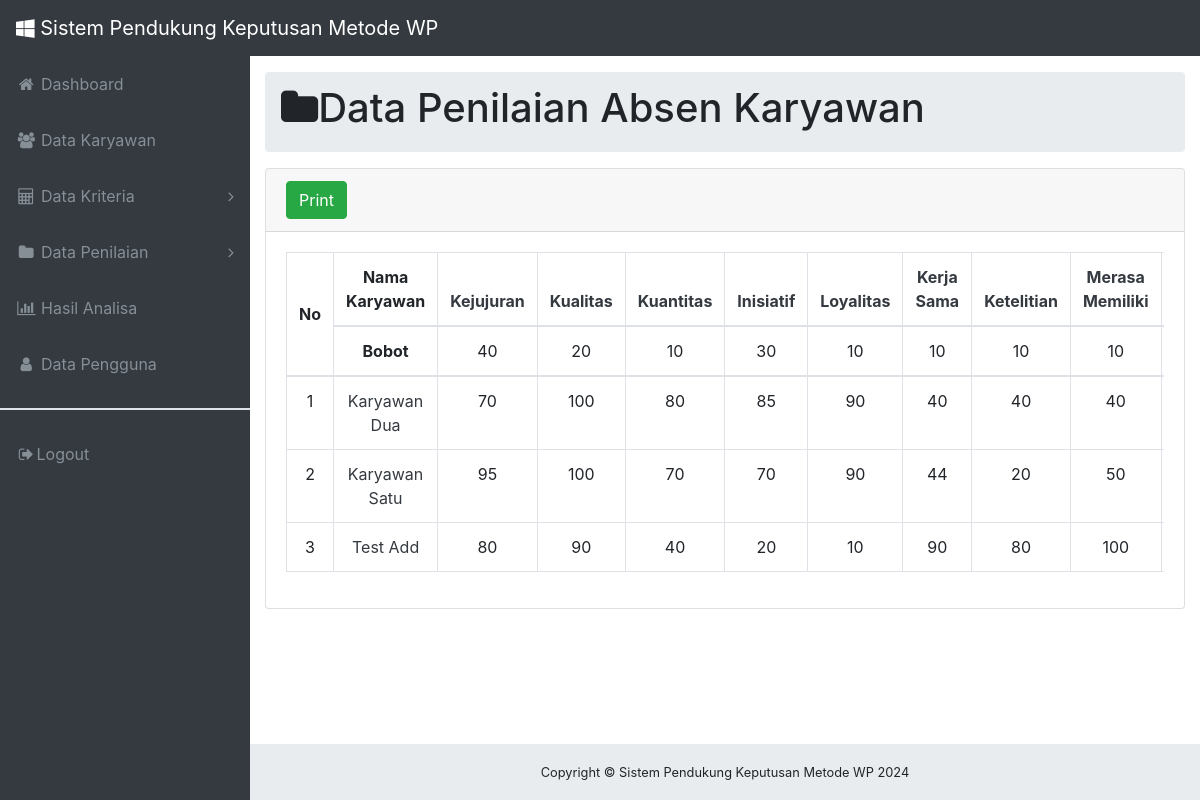
The page /analisa-page-inisiatif.php (signed in) on the database its author committed.
### tables this page shows
CREATE TABLE `kriteria` (
  `kriteria_id` varchar(50) NOT NULL,
  `kj` int(11) NOT NULL,
  `kl` int(11) NOT NULL,
  `kt` int(11) NOT NULL,
  `in` int(11) NOT NULL,
  `ly` int(11) NOT NULL,
  `ks` int(11) NOT NULL,
  `kte` int(11) NOT NULL,
  `mm` int(11) NOT NULL,
  `tj` int(11) NOT NULL,
  `kjin` int(11) NOT NULL
);

CREATE TABLE `perhitungan_absen` (
  `pera_id` varchar(50) NOT NULL,
  `nik` varchar(16) NOT NULL,
  `nama_pera` varchar(100) NOT NULL,
  `kehadiran_pera` int(11) DEFAULT NULL,
  `jabatan_pera` varchar(50) NOT NULL,
  `sd` int(11) DEFAULT NULL,
  `pc` int(11) DEFAULT NULL,
  `dt` int(11) DEFAULT NULL,
  `i` int(11) DEFAULT NULL,
  `s` int(11) DEFAULT NULL,
  `a` int(11) DEFAULT NULL,
  `kj` int(11) DEFAULT 0,
  `kl` int(11) DEFAULT 0,
  `kt` int(11) DEFAULT 0,
  `in` int(11) DEFAULT 0,
  `ly` int(11) DEFAULT 0,
  `ks` int(11) DEFAULT 0,
  `kte` int(11) DEFAULT 0,
  `mm` int(11) NOT NULL DEFAULT 0,
  `tj` int(11) NOT NULL DEFAULT 0,
  `kjin` int(11) NOT NULL DEFAULT 0
);

### analisa-page-inisiatif.php (the view, shortened to what this page needs)
<?php
include('./process/koneksi.php');
include('./componen/header.php')
?>
<!DOCTYPE html>
<html lang="en">
<body class="fixed-nav sticky-footer bg-dark" id="page-top">
   <?php include('./componen/navbar.php') ?>
   <div class="content-wrapper">
      <div class="container-fluid">
         <ol class="breadcrumb">
            <h1><i class="fa fa-folder" aria-hidden="true"> </i></h1>
            <li class="breadcrumb-item">
               <h1>Data Penilaian Absen Karyawan</h1>
            </li>
         </ol>
         <div class="card mb-3">
            <div class="card-header">
               <a href="./process/print-inisiatif.php" target="_blank" class="btn btn-success text-white" role="button" aria-disabled="true">Print</a>
            </div>
            <div class="card-body">
               <?php if (isset($_SESSION['level']) && $_SESSION['level'] == 'Admin') { ?>
                  <div class="table-responsive">
                     <table class="table table-bordered text-center b" id="dataTable" width="100%" cellspacing="0">
                        <thead>
                           <tr>
                              <th style="vertical-align: middle;" rowspan="2">No</th>
                              <th>Nama Karyawan</th>
                              <th><a href="./analisa-page-kejujuran.php" class="text-dark text-decoration-none hover-text-primary">Kejujuran</a></th>
                              <th><a href="./analisa-page-kualitas.php" class="text-dark text-decoration-none hover-text-primary">Kualitas</a></th>
                              <th><a href="./analisa-page-kuantitas.php" class="text-dark text-decoration-none hover-text-primary">Kuantitas</a> </th>
                              <th><a href="./analisa-page-inisiatif.php" class="text-dark text-decoration-none hover-text-primary">Inisiatif</a> </th>
                              <th><a href="./analisa-page-loyalitas.php" class="text-dark text-decoration-none hover-text-primary">Loyalitas</a> </th>
                              <th><a href="./analisa-page-kerjasama.php" class="text-dark text-decoration-none hover-text-primary">Kerja Sama</a> </th>
                              <th><a href="./analisa-page-ketelitian.php" class="text-dark text-decoration-none hover-text-primary">Ketelitian</a> </th>
                              <th style="width: 3%"><a href="./analisa-page-memiliki.php" class="text-dark text-decoration-none hover-text-primary">Merasa Memiliki</a> </th>
                              <th style="width: 3%"><a href="./analisa-page-jawab.php" class="text-dark text-decoration-none hover-text-primary">Tanggung Jawab</a> </th>
                           </tr>
                           <tr>
                              <th>Bobot</th>
                              <?php
                              $select = mysqli_query($connect, "SELECT * FROM  kriteria");
                              while ($data = mysqli_fetch_array($select)) {
                              ?>
                                 <td><?php echo $data['kj']; ?></td>
                                 <td><?php echo $data['kl']; ?></td>
                                 <td><?php echo $data['kt']; ?></td>
                                 <td><?php echo $data['in']; ?></td>
                                 <td><?php echo $data['ly']; ?></td>
                                 <td><?php echo $data['ks']; ?></td>
                                 <td><?php echo $data['kte']; ?></td>
                                 <td><?php echo $data['mm']; ?></td>
                                 <td><?php echo $data['tj']; ?></td>
                              <?php
                              }
                              ?>
                           </tr>
                        </thead>
                        <tbody>
                           <?php
                           $sql = mysqli_query($connect, "SELECT * FROM perhitungan_absen ORDER BY 'in' DESC");
                           mysqli_data_seek($sql, 0);
                           $no = 1;
                           while ($data_absen = mysqli_fetch_array($sql)) {
                           ?>
                              <tr>
                                 <td><?php echo $no; ?></td>
                                 <td>
                                    <a href="" class="text-dark text-decoration-none hover-text-primary" data-toggle="modal" data-target="#modal-view-analisa<?php echo $data_absen['nama_pera']; ?>">
                                       <?php echo $data_absen['nama_pera']; ?>
                                    </a>
                                 </td>
                                 <td><?php echo $data_absen['kj']; ?></td>
                                 <td><?php echo $data_absen['kl']; ?></td>
                                 <td><?php echo $data_absen['kt']; ?></td>
                                 <td><?php echo $data_absen['in']; ?></td>
                                 <td><?php echo $data_absen['ly']; ?></td>
                                 <td><?php echo $data_absen['ks']; ?></td>
                                 <td><?php echo $data_absen['kte']; ?></td>
                                 <td><?php echo $data_absen['mm']; ?></td>
                                 <td><?php echo $data_absen['tj']; ?></td>
                              </tr>
                           <?php
                              $no++;
                           }
                           ?>
                        </tbody>
                     </table>
                  </div>
               <?php } ?>
            </div>
         </div>
      </div>
      <?php
      include('./componen/footer.php');
      ?>
   </div>
</body>
</html>

### componen/header.php (shortened to what this page needs)
<!DOCTYPE html>
<html lang="en">
<head>
    <link rel="stylesheet" href="https://cdnjs.cloudflare.com/ajax/libs/twitter-bootstrap/4.0.0/css/bootstrap.css" />
    <link rel="stylesheet" href="https://cdnjs.cloudflare.com/ajax/libs/datatables/1.10.16/css/dataTables.bootstrap4.css" />
    <link rel="stylesheet" href="https://cdnjs.cloudflare.com/ajax/libs/font-awesome/4.7.0/css/font-awesome.css" />
    <link rel="stylesheet" href="./css/style.css" />
</head>

### componen/navbar.php (shortened to what this page needs)
<nav class="navbar navbar-expand-lg navbar-dark bg-dark fixed-top" id="mainNav">
    <a class="navbar-brand" href="landing-page.php">
        <i class="fa fa-windows" aria-hidden="true"></i> Sistem Pendukung Keputusan Metode WP
    </a>
    <div class="collapse navbar-collapse" id="navbarResponsive">
        <ul class="navbar-nav navbar-sidenav" id="exampleAccordion">
            <li class="nav-item" data-toggle="tooltip" data-placement="right" title="Dashboard">
                <a class="nav-link" href="landing-page.php">
                    <i class="fa fa-fw fa fa-home"></i>
                    <span class="nav-link-text">Dashboard</span>
                </a>
            </li>
            <li class="nav-item" data-toggle="tooltip" data-placement="right" title="Dashboard">
                <a class="nav-link" href="karyawan-list-page.php">
                    <i class="fa fa-fw fa fa-users"></i>
                    <span class="nav-link-text">Data Karyawan</span>
                </a>
            </li>
            <?php if (isset($_SESSION['level']) && $_SESSION['level'] == 'Admin') { ?>
                <li class="nav-item" data-toggle="tooltip" data-placement="right" title="Components">
                    <a class="nav-link nav-link-collapse collapsed" data-toggle="collapse" href="#listkriteria" data-parent="#listkriteria">
                        <i class="fa fa-fw fa-calculator"></i>
                        <span class="nav-link-text">Data Kriteria</span>
                    </a>
                </li>
                <li class="nav-item" data-toggle="tooltip" data-placement="right" title="Components">
                    <a class="nav-link nav-link-collapse collapsed" data-toggle="collapse" href="#listpenilaian" data-parent="#listpenilaian">
                        <i class="fa fa-fw fa-folder"></i>
                        <span class="nav-link-text">Data Penilaian</span>
                    </a>
                </li>
                <li class="nav-item" data-toggle="tooltip" data-placement="right" title="Components">
                    <a class="nav-link" href="analisa-page.php">
                        <i class="fa fa-fw fa-bar-chart"></i>
                        <span class="nav-link-text">Hasil Analisa</span>
                    </a>
                </li>
                <li class="nav-item" data-toggle="tooltip" data-placement="right" title="Components">
                    <a class="nav-link" href="pengguna-page.php">
                        <i class="fa fa-fw fa-user"></i>
                        <span class="nav-link-text">Data Pengguna</span>
                    </a>
                </li>
            <?php } ?>
            <li class="nav-item">
                <hr class="border border-3 opacity-75" />
                <a class="nav-link" data-toggle="modal" data-target="#modal-logout">
                    <i class="fa fa-fw fa-sign-out"></i>Logout</a>
            </li>
        </ul>
    </div>
</nav>

### componen/footer.php (shortened to what this page needs)
<footer class="sticky-footer">
    <div class="container">
        <div class="text-center">
            <small>Copyright © Sistem Pendukung Keputusan Metode WP </small>
        </div>
    </div>
</footer>

### css/style.css (style rules this page uses)
html { position: relative; min-height: 100%; }
body { overflow-x: hidden; }
body.sticky-footer { margin-bottom: 56px; }
body.sticky-footer .content-wrapper { min-height: calc(100vh - 56px - 56px); }
body.fixed-nav { padding-top: 56px; }
.content-wrapper { min-height: calc(100vh - 56px); padding-top: 1rem; }
#mainNav .navbar-collapse { overflow: auto; max-height: 75vh; }
#mainNav .navbar-collapse .navbar-nav .nav-item .nav-link { cursor: pointer; }
#mainNav .navbar-collapse .navbar-sidenav .nav-link-collapse:after { float: right; content: '\f107'; font-family: 'FontAwesome'; }
#mainNav .navbar-collapse .navbar-sidenav .nav-link-collapse.collapsed:after { content: '\f105'; }
@media (min-width: 992px) { #mainNav .navbar-brand { width: 250px; } }
@media (min-width: 992px) { #mainNav .navbar-collapse { overflow: visible; max-height: none; } }
@media (min-width: 992px) { #mainNav .navbar-collapse .navbar-sidenav { position: absolute; top: 0; left: 0; -webkit-flex-direction: column; -ms-flex-direction: column; flex-direction: column; margin-top: 56px; } }
@media (min-width: 992px) { #mainNav .navbar-collapse .navbar-sidenav > .nav-item { width: 250px; padding: 0; } }
@media (min-width: 992px) { #mainNav .navbar-collapse .navbar-sidenav > .nav-item > .nav-link { padding: 1em; } }
@media (min-width: 992px) { #mainNav.fixed-top .navbar-sidenav { height: calc(100vh - 112px); } }
.content-wrapper { overflow-x: hidden; background: white; }
@media (min-width: 992px) { .content-wrapper { margin-left: 250px; } }
#mainNav.navbar-dark .navbar-collapse .navbar-sidenav .nav-link-collapse:after { color: #868e96; }
#mainNav.navbar-dark .navbar-collapse .navbar-sidenav > .nav-item > .nav-link { color: #868e96; }
@media (min-width: 992px) { #mainNav.navbar-dark .navbar-collapse .navbar-sidenav { background: #343a40; } }
footer.sticky-footer { position: absolute; right: 0; bottom: 0; width: 100%; height: 56px; background-color: #e9ecef; line-height: 55px; }
@media (min-width: 992px) { footer.sticky-footer { width: calc(100% - 250px); } }

### rows shown on the page
kriteria: kj "40", kl "20", kt "10", in "30", ly "10", ks "10", kte "10", mm "10"
perhitungan_absen: nama_pera "Karyawan Dua", kj "70", kl "100", kt "80", in "85", ly "90", ks "40", kte "40", mm "40"
perhitungan_absen: nama_pera "Karyawan Satu", kj "95", kl "100", kt "70", in "70", ly "90", ks "44", kte "20", mm "50"
perhitungan_absen: nama_pera "Test Add", kj "80", kl "90", kt "40", in "20", ly "10", ks "90", kte "80", mm "100"
